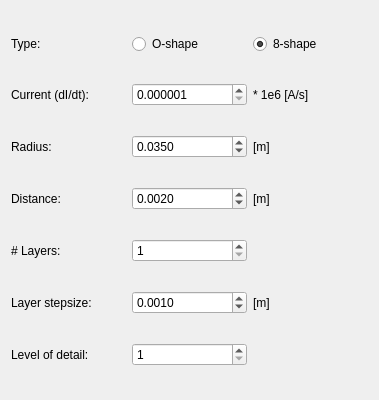
<?xml version="1.0" encoding="UTF-8"?>
<ui version="4.0">
 <class>ModelTMSCoilSingleDialog</class>
 <widget class="QWidget" name="ModelTMSCoilSingleDialog">
  <property name="geometry">
   <rect>
    <x>0</x>
    <y>0</y>
    <width>379</width>
    <height>400</height>
   </rect>
  </property>
  <property name="minimumSize">
   <size>
    <width>379</width>
    <height>400</height>
   </size>
  </property>
  <property name="windowTitle">
   <string>ModelTMSCoilSingleDialog</string>
  </property>
  <layout class="QHBoxLayout" name="horizontalLayout">
   <item>
    <layout class="QGridLayout" name="gridLayout">
     <item row="2" column="2">
      <widget class="QLabel" name="label_5">
       <property name="text">
        <string>[m]</string>
       </property>
      </widget>
     </item>
     <item row="0" column="0">
      <widget class="QLabel" name="label">
       <property name="text">
        <string>Type:</string>
       </property>
      </widget>
     </item>
     <item row="1" column="0">
      <widget class="QLabel" name="label_2">
       <property name="text">
        <string>Current (dI/dt):</string>
       </property>
      </widget>
     </item>
     <item row="0" column="2">
      <widget class="QRadioButton" name="Fig8RadioButton_">
       <property name="text">
        <string>8-shape</string>
       </property>
       <property name="checked">
        <bool>true</bool>
       </property>
      </widget>
     </item>
     <item row="0" column="1">
      <widget class="QRadioButton" name="CircularRadioButton_">
       <property name="text">
        <string>O-shape</string>
       </property>
      </widget>
     </item>
     <item row="3" column="0">
      <widget class="QLabel" name="label_0">
       <property name="text">
        <string>Distance:</string>
       </property>
      </widget>
     </item>
     <item row="4" column="0">
      <widget class="QLabel" name="label_1">
       <property name="text">
        <string># Layers:</string>
       </property>
      </widget>
     </item>
     <item row="5" column="0">
      <widget class="QLabel" name="label_2">
       <property name="text">
        <string>Layer stepsize:</string>
       </property>
      </widget>
     </item>
     <item row="1" column="2">
      <widget class="QLabel" name="label_3">
       <property name="text">
        <string>* 1e6 [A/s]</string>
       </property>
      </widget>
     </item>
     <item row="2" column="0">
      <widget class="QLabel" name="label_4">
       <property name="text">
        <string>Radius:</string>
       </property>
      </widget>
     </item>
     <item row="5" column="2">
      <widget class="QLabel" name="label_10">
       <property name="text">
        <string>[m]</string>
       </property>
      </widget>
     </item>
     <item row="3" column="2">
      <widget class="QLabel" name="label_7">
       <property name="text">
        <string>[m]</string>
       </property>
      </widget>
     </item>
     <item row="6" column="0">
      <widget class="QLabel" name="label_11">
       <property name="text">
        <string>Level of detail:</string>
       </property>
      </widget>
     </item>
     <item row="1" column="1">
      <widget class="QDoubleSpinBox" name="Current_">
       <property name="decimals">
        <number>6</number>
       </property>
       <property name="minimum">
        <double>0.000001000000000</double>
       </property>
       <property name="maximum">
        <double>1000000000.000000000000000</double>
       </property>
       <property name="singleStep">
        <double>0.000001000000000</double>
       </property>
      </widget>
     </item>
     <item row="2" column="1">
      <widget class="QDoubleSpinBox" name="Radius_">
       <property name="decimals">
        <number>4</number>
       </property>
       <property name="minimum">
        <double>0.000100000000000</double>
       </property>
       <property name="maximum">
        <double>1000000000.000000000000000</double>
       </property>
       <property name="singleStep">
        <double>0.000100000000000</double>
       </property>
       <property name="value">
        <double>0.035000000000000</double>
       </property>
      </widget>
     </item>
     <item row="3" column="1">
      <widget class="QDoubleSpinBox" name="Distance_">
       <property name="decimals">
        <number>4</number>
       </property>
       <property name="minimum">
        <double>0.000100000000000</double>
       </property>
       <property name="maximum">
        <double>1000000000.000000000000000</double>
       </property>
       <property name="singleStep">
        <double>0.000100000000000</double>
       </property>
       <property name="value">
        <double>0.002000000000000</double>
       </property>
      </widget>
     </item>
     <item row="5" column="1">
      <widget class="QDoubleSpinBox" name="LayerStepSize_">
       <property name="decimals">
        <number>4</number>
       </property>
       <property name="minimum">
        <double>0.000100000000000</double>
       </property>
       <property name="maximum">
        <double>1000000000.000000000000000</double>
       </property>
       <property name="value">
        <double>0.001000000000000</double>
       </property>
      </widget>
     </item>
     <item row="4" column="1">
      <widget class="QSpinBox" name="Layers_">
       <property name="minimum">
        <number>1</number>
       </property>
       <property name="value">
        <number>1</number>
       </property>
      </widget>
     </item>
     <item row="6" column="1">
      <widget class="QSpinBox" name="LevelOfDetail_">
       <property name="minimum">
        <number>1</number>
       </property>
       <property name="maximum">
        <number>1000000000</number>
       </property>
       <property name="value">
        <number>1</number>
       </property>
      </widget>
     </item>
    </layout>
   </item>
  </layout>
 </widget>
 <resources/>
 <connections/>
</ui>
